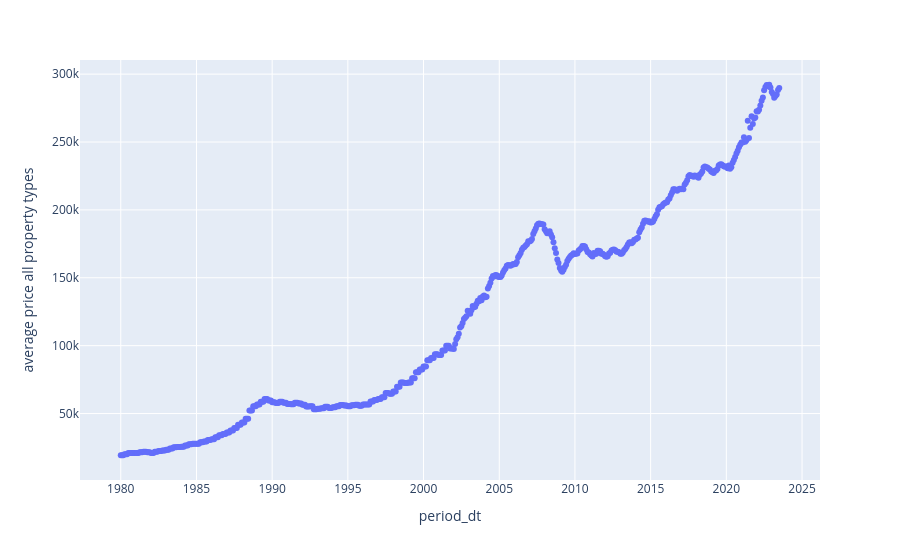

Notebook cell for this chart:
### Code cell
# ploty graph objects - much more powerful

# ploty express - very quick for basic visuals
import plotly.express as px

price_over_time = px.scatter(df, x='period_dt', y='average price all property types')

price_over_time.show()

### Figure 1 — Plotly figure (JSON) as saved in the notebook; plotly's stock layout.template omitted (floating-point values rounded to 4 significant figures; data arrays with more than 128 entries replaced by an {"elided": "..."} marker saying what was removed)
{"data": [{"hovertemplate": "period_dt=%{x}<br>average price all property types=%{y}<extra></extra>", "legendgroup": "", "marker": {"color": "#636efa", "symbol": "circle"}, "mode": "markers", "name": "", "orientation": "v", "showlegend": false, "type": "scatter", "x": {"elided": "523 str values"}, "xaxis": "x", "y": {"elided": "523 int values"}, "yaxis": "y"}], "layout": {"legend": {"tracegroupgap": 0}, "margin": {"t": 60}, "xaxis": {"anchor": "y", "domain": [0, 1], "title": {"text": "period_dt"}}, "yaxis": {"anchor": "x", "domain": [0, 1], "title": {"text": "average price all property types"}}}}
